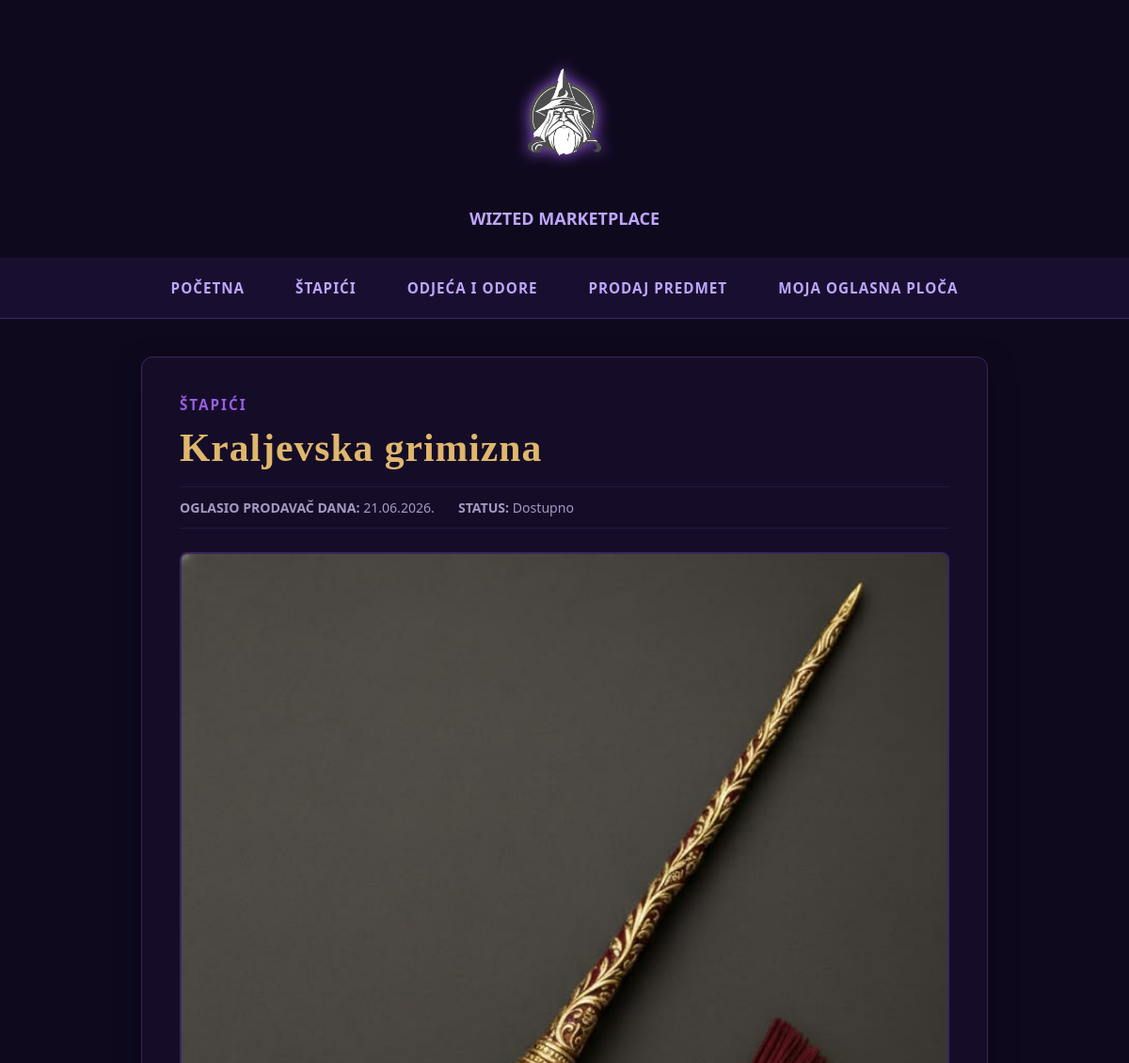
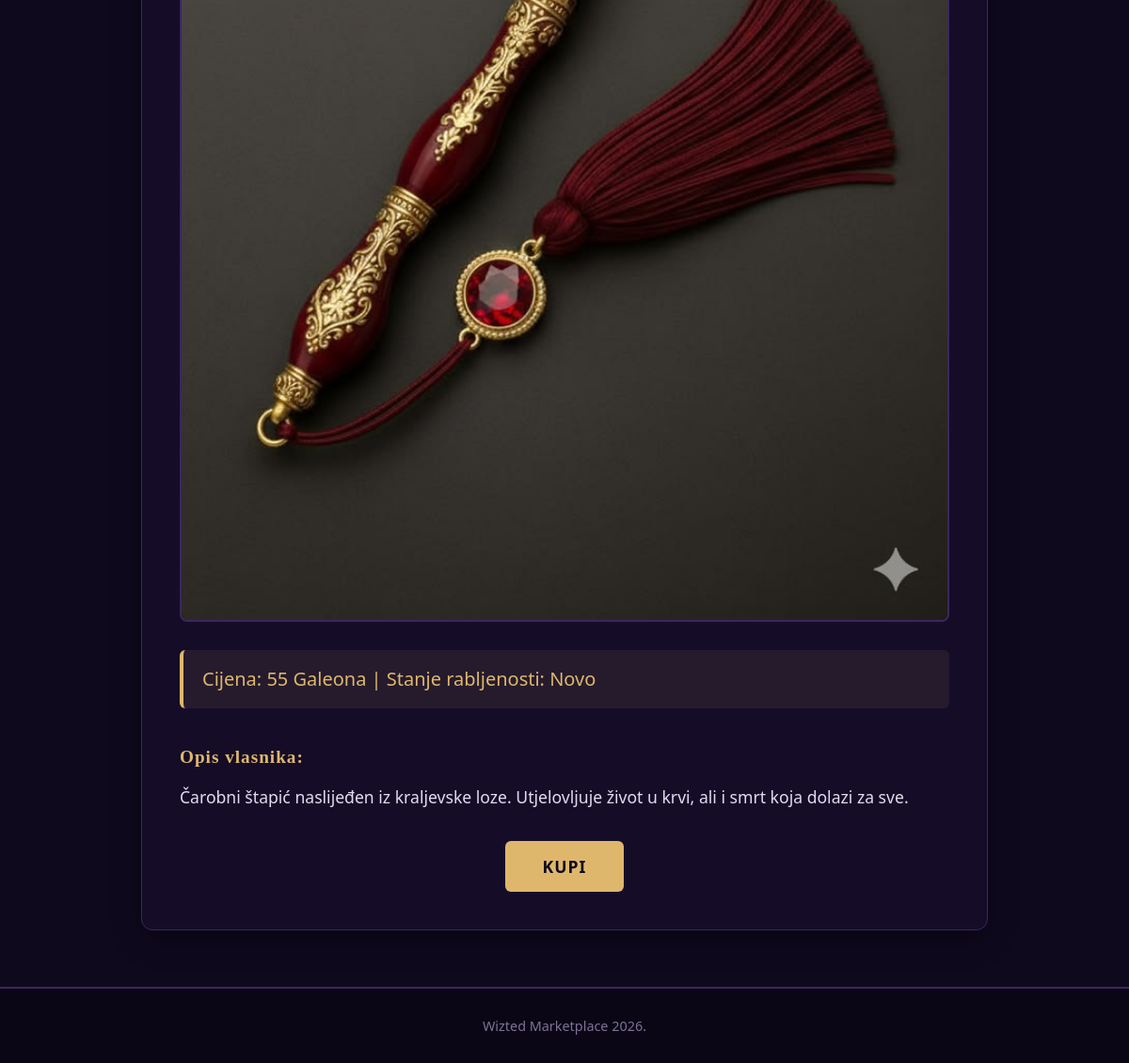
/clanak.php?id=7, run on the app's committed database (2 pictures, top to bottom).
### tables this page shows
CREATE TABLE `vijesti` (
  `id` int(11) NOT NULL,
  `datum` datetime NOT NULL,
  `naslov` varchar(255) NOT NULL,
  `sazetak` text NOT NULL,
  `tekst` text NOT NULL,
  `slika` varchar(255) NOT NULL,
  `kategorija` varchar(50) NOT NULL,
  `arhiva` tinyint(1) NOT NULL DEFAULT 0
);

### clanak.php (the view, shortened to what this page needs)
<?php
include 'connect.php';
$id = isset($_GET['id']) ? intval($_GET['id']) : 0;
$query = "SELECT * FROM vijesti WHERE id = $id";
$result = mysqli_query($dbc, $query);
$row = mysqli_fetch_array($result);
?>
<!DOCTYPE html>
<html lang="bs">
<head>
    <link rel="stylesheet" type="text/css" href="style.css">
</head>
<body>
    <header><img src="img/logo.png" alt="Wizted Logo" class="logo"><a>WIZTED MARKETPLACE</a></header>
    <nav>
        <div class="nav-kontejner">
            <a href="index.php">Početna</a>
            <a href="kategorija.php?kategorija=Štapići">Štapići</a>
            <a href="kategorija.php?kategorija=Odjeća i odore">Odjeća i odore</a>
            <a href="unos.html">Prodaj predmet</a>
            <a href="administrator.php">Moja oglasna ploča</a>
        </div>
    </nav>
    <section id="sadrzaj">
        <div class="clanak-prikaz">
            <p class="clanak-kategorija"><?php echo $row['kategorija']; ?></p>
            <h1 class="clanak-naslov"><?php echo $row['naslov']; ?></h1>
            <div class="clanak-meta">
                <span><strong>OGLASIO PRODAVAČ DANA:</strong> <?php echo date('d.m.Y.', strtotime($row['datum'])); ?></span>
                <span><strong>STATUS:</strong> Dostupno</span>
            </div>
            <div class="clanak-slika-okvir">
                <img src="img/<?php echo $row['slika']; ?>" alt="Slika predmeta" class="clanak-slika">
            </div>
            <p class="clanak-sazetak"><?php echo $row['sazetak']; ?></p>
            <div class="clanak-tekst">
                <h3 style="margin-bottom:10px; font-size:1.2rem;">Opis vlasnika:</h3>
                <p><?php echo nl2br($row['tekst']); ?></p>
            </div>
            <div style="margin-top: 30px; text-align: center;">
                <button class="gumb-prihvati" style="font-size: 1.1rem; padding: 15px 40px;">Kupi</button>
            </div>
        </div>
    </section>
    <footer><p>Wizted Marketplace 2026.</p></footer>
</body>
</html>

### style.css (style rules this page uses)
* { margin: 0; padding: 0; box-sizing: border-box; font-family: 'Segoe UI', Tahoma, Geneva, Verdana, sans-serif; }
body { background-color: #0f091e; color: #e2daf0; }
h1, h2, h3, .clanak-naslov { font-family: 'Georgia', serif; color: #dfb76c; letter-spacing: 1px; }
header { display: flex; flex-direction: column; align-items: center; padding: 20px 0; }
header a { display: inline-block; color: #bfa6ff; font-size: 18px; font-weight: bold; text-decoration: none; transition: color 0.3s ease; padding-bottom: 10px; }
header .logo { display: block; max-height: 200px; width: auto; filter: drop-shadow(0 0 8px #9b5de5); }
nav { background-color: #180f30; width: 100%; border-bottom: 1px solid #3d265e; }
.nav-kontejner { max-width: 1200px; margin: 0 auto; padding: 5px 20px; display: flex; justify-content: center; flex-wrap: wrap; }
nav a { color: #bfa6ff; text-decoration: none; padding: 12px 22px; margin: 5px; font-weight: bold; font-size: 0.95rem; text-transform: uppercase; letter-spacing: 1px; border-radius: 4px; transition: all 0.3s ease; }
#sadrzaj { max-width: 1200px; margin: 40px auto; padding: 0 20px; }
.form-gumbi button, .gumb-ponisti, .gumb-prihvati { padding: 12px 28px; font-size: 0.95rem; font-weight: bold; text-transform: uppercase; letter-spacing: 1px; border: none; border-radius: 6px; cursor: pointer; transition: all 0.2s ease; }
.gumb-prihvati { background-color: #dfb76c; color: #0f091e; }
.clanak-prikaz { background-color: #150d28; padding: 40px; border-radius: 12px; border: 1px solid #3d265e; box-shadow: 0 10px 30px rgba(0,0,0,0.4); max-width: 900px; margin: 0 auto; }
.clanak-kategorija { color: #9b5de5; font-weight: bold; font-size: 0.95rem; text-transform: uppercase; letter-spacing: 2px; margin-bottom: 12px; }
.clanak-naslov { font-size: 2.6rem; margin-bottom: 15px; line-height: 1.2; }
.clanak-meta { padding: 12px 0; margin-bottom: 25px; font-size: 0.88rem; color: #a499be; border-top: 1px solid #251647; border-bottom: 1px solid #251647; display: flex; gap: 25px; }
.clanak-slika-okvir { width: 100%; margin-bottom: 30px; border: 2px solid #3d265e; border-radius: 8px; overflow: hidden; }
.clanak-slika { width: 100%; max-height: 1200px; object-fit: fill; display: block; }
.clanak-sazetak { font-size: 1.25rem; line-height: 1.6; color: #dfb76c; background: rgba(223, 183, 108, 0.08); margin-bottom: 25px; padding: 15px 20px; border-radius: 6px; border-left: 4px solid #dfb76c; }
.clanak-tekst { font-size: 1.1rem; line-height: 1.8; color: #e2daf0; padding-top: 10px; }
footer { background-color: #0b0616; color: #7d7295; text-align: center; padding: 30px; border-top: 2px solid #3d265e; margin-top: 60px; font-size: 0.9rem; }

### data on the page
vijesti: kategorija "ŠTAPIĆI", naslov "Kraljevska grimizna", datum "21.06.2026.", slika (picture), sazetak "Cijena: 55 Galeona | Stanje rabljenosti: Novo", tekst "Čarobni štapić naslijeđen iz kraljevske loze. Utjelovljuje život u krvi, ali i smrt koja dolazi za sve."
